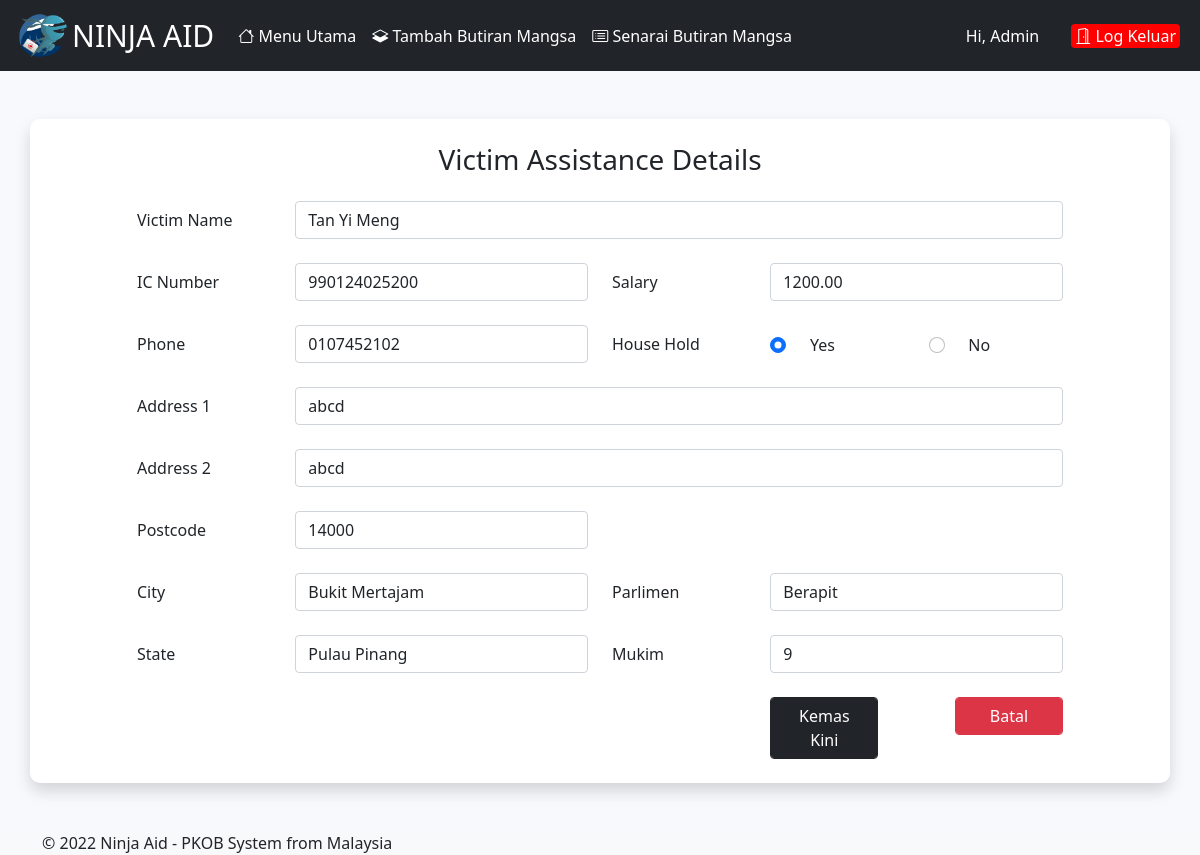
Screenshot of /management/editvictim/1 (signed in) with the database file from the repository.
### victim_app/models.py (models this page shows)
class Victim(models.Model):
    ic = models.CharField(max_length=12, unique=True, verbose_name='IC Number', blank=False,
                   help_text='Enter 12 digits ic number')
    name = models.CharField(max_length=255, verbose_name='Name')
    phone = models.CharField(max_length=255, verbose_name='Phone Number')
    is_kir = models.BooleanField(default=True, verbose_name='Ketua Isi Rumah')
    salary = models.DecimalField(max_digits=8, decimal_places=2, verbose_name='Salary')
    address1 = models.CharField(max_length=255, verbose_name='Address1')
    address2 = models.CharField(max_length=255, verbose_name='Address2')
    city = models.CharField(max_length=255, verbose_name='City')
    mukim = models.CharField(max_length=255, verbose_name='Mukim')
    parlimen = models.CharField(max_length=255, verbose_name='Parlimen')
    state = models.CharField(max_length=255, verbose_name='State')
    poskod = models.CharField(max_length=255, verbose_name='Phone')
    created_at = models.DateTimeField(auto_now_add=True, verbose_name='Created at')
    updated_at = models.DateTimeField(auto_now=True, verbose_name='Updated at')

### management_app/views.py (the view, shortened to what this page needs)
# urls.py: path('editvictim/<int:id>', views.edit_victim, name="edit_victim"),
@login_required(login_url='/login')
def edit_victim(request, id):
    victim = get_object_or_404(Victim, id=id)
    return render(request, 'management_app/edit_victim.html', context={'victim': victim})

### management_app/templates/management_app/edit_victim.html (shortened to what this page needs)
{% extends "adminbase.html" %}
{% block content %}
    <div class="px-2 px-sm-0">
        <div class="container mb-5 pb-3 shadow border-style" style="background: #fff">
            <div class="row mt-5">
                <div class="col-1"></div>
                <div class="col-10">
                    <form action="" method="post" enctype="multipart/form-data" name="trackstatus" onSubmit="return formValidation();">
                        <div class="row">
                            <div class="col">
                                <h3 class="my-4 text-center">Victim Assistance Details</h3>
                                <div class="mb-4 row">
                                    <label for="staticEmail" class="col-md-2 col-sm-4 col-form-label">Victim Name</label>
                                    <div class="col-md-10 col-sm-8">
                                        <input type="text" class="form-control" id='name' name='name' value='{{victim.name}}'>
                                    </div>
                                </div>
                            </div>
                        </div>
                        <div class="row">
                            <div class="col-md-6">
                                <div class="mb-4 row">
                                    <label for="staticEmail" class="col-sm-4 col-form-label">IC Number</label>
                                    <div class="col-sm-8">
                                        <input type="number" class="form-control" id="icNum" name="icNum"  value='{{victim.ic}}'>
                                    </div>
                                </div>
                                <div class="mb-4 row">
                                    <label for="staticEmail" class="col-sm-4 col-form-label">Phone</label>
                                    <div class="col-sm-8">
                                        <input type="number" class="form-control" value="{{ victim.phone }}" id="phone" name="phone" required>
                                    </div>
                                </div>
                            </div>
                            <div class="col-md-6">
                                <div class="mb-4 row">
                                    <label for="staticEmail" class="col-sm-4 col-form-label">Salary</label>
                                    <div class="col-sm-8">
                                        <input type="number" class="form-control" value="{{ victim.salary }}" id="salary" name="salary" required>
                                    </div>
                                </div>
                                <div class="mb-4 row">
                                    <label for="staticEmail" class="col-sm-4 col-5 col-form-label">House Hold</label>
                                    {% ifequal victim.is_kir 1 %}
                                        <div class="col-sm-1 col-1 mt-2">
                                            <input class="form-check-input" type="radio" name="is_kir" id="flexRadioDefault1" value="True" checked>
                                        </div>
                                        <div class="col-sm-3 col-2 mt-2">
                                            <label for="staticEmail" class="col-sm-3 form-check-label">Yes</label>
                                        </div>
                                        <div class="col-sm-1 col-1 mt-2">
                                            <input class="form-check-input" type="radio" name="is_kir" id="flexRadioDefault2" value="False">
                                        </div>
                                        <div class="col-sm-3 col-2 mt-2">
                                            <label for="staticEmail" class="col-sm-3 form-check-label">No</label>
                                        </div>
                                    {% endifequal %}
                                </div>
                            </div>
                        </div>
                        <div class="row">
                            <div class="col">
                                <div class="mb-4 row">
                                    <label for="staticEmail" class="col-sm-4 col-md-2 col-form-label">Address 1</label>
                                    <div class="col-sm-8 col-md-10">
                                        <input type="text" class="form-control" value="{{ victim.address1 }}" id="address1" name="address1" required>
                                    </div>
                                </div>
                                <div class="mb-4 row">
                                    <label for="staticEmail" class="col-sm-4 col-md-2 col-form-label">Address 2</label>
                                    <div class="col-sm-8 col-md-10">
                                        <input type="text" class="form-control" value="{{ victim.address2 }}" id="address2" name="address2" required>
                                    </div>
                                </div>
                            </div>
                        </div>
                        <div class="row">
                            <div class="col-md-6">
                                <div class="mb-4 row">
                                    <label for="staticEmail" class="col-sm-4 col-form-label">Postcode</label>
                                    <div class="col-sm-8">
                                        <input type="number" class="form-control" value="{{ victim.poskod }}" id="poskod" name="poskod" required>
                                    </div>
                                </div>
                            </div>
                        </div>
                        <div class="row">
                            <div class="col-md-6">
                                <div class="mb-4 row">
                                    <label for="staticEmail" class="col-sm-4 col-form-label">City</label>
                                    <div class="col-sm-8">
                                        <input type="text" class="form-control" value="{{ victim.city }}" id="city" name="city" required>
                                    </div>
                                </div>
                                <div class="mb-4 row">
                                    <label for="staticEmail" class="col-sm-4 col-form-label">State</label>
                                    <div class="col-sm-8">
                                        <input type="text" class="form-control" value="{{ victim.state }}" id="state" name="state" required>
                                    </div>
                                </div>
                            </div>
                            <div class="col-md-6">
                                <div class="mb-4 row">
                                    <label for="staticEmail" class="col-sm-4 col-form-label">Parlimen</label>
                                    <div class="col-sm-8">
                                        <input type="text" class="form-control" value="{{ victim.parlimen }}" id="parlimen" name="parlimen" required>
                                    </div>
                                </div>
                                <div class="mb-4 row">
                                    <label for="staticEmail" class="col-sm-4 col-form-label">Mukim</label>
                                    <div class="col-sm-8">
                                        <input type="text" class="form-control" value="{{ victim.mukim }}" id="mukim" name="mukim" required>
                                    </div>
                                </div>
                            </div>
                        </div>
                        <div class="row mb-2">
                            <div class="col-lg-8"></div>
                            <div class="col-lg-4">
                                <div class="row ">
                                    <div class="col-5 col-md-4 col-lg-5">
                                        <button type="submit"  class="form-control btn btn-dark" name='' value="Submit">Kemas Kini</button>
                                    </div>
                                    <div class="col-2 col-md-4 col-lg-2"></div>
                                    <div class="col-5 col-md-4 col-lg-5">
                                        <button type="reset"  class="form-control btn btn-danger" name='' value="Reset">Batal</button>
                                    </div>
                                </div>
                            </div>
                        </div>
                    </form>
                </div>
                <div class="col-1"></div>
            </div>
        </div>
    </div>
    <div class="main-footer position ">
        <div class="footer-middle mt-0 bg-light">
            <div class="container">
                <div class="footer-bottom mt-2">
                    <p class="text-xs-center footer-title-text mb-0">
                        &copy; <script>document.write(new Date().getFullYear())</script> Ninja Aid - PKOB System from Malaysia
                    </p>
                </div>
            </div>
        </div>
    </div>
{% endblock %}

### management_app/templates/management_app/edit_victim.html (style rules this page uses)
body { background-color: #f8f9fc; }
.border-style { border-radius: 10px; }

### rows the page displays
Victim: name "Tan Yi Meng", icNum "990124025200", phone "0107452102", salary "1200.00", address1 "abcd", address2 "abcd", poskod "14000", city "Bukit Mertajam", state "Pulau Pinang", parlimen "Berapit", mukim "9"
